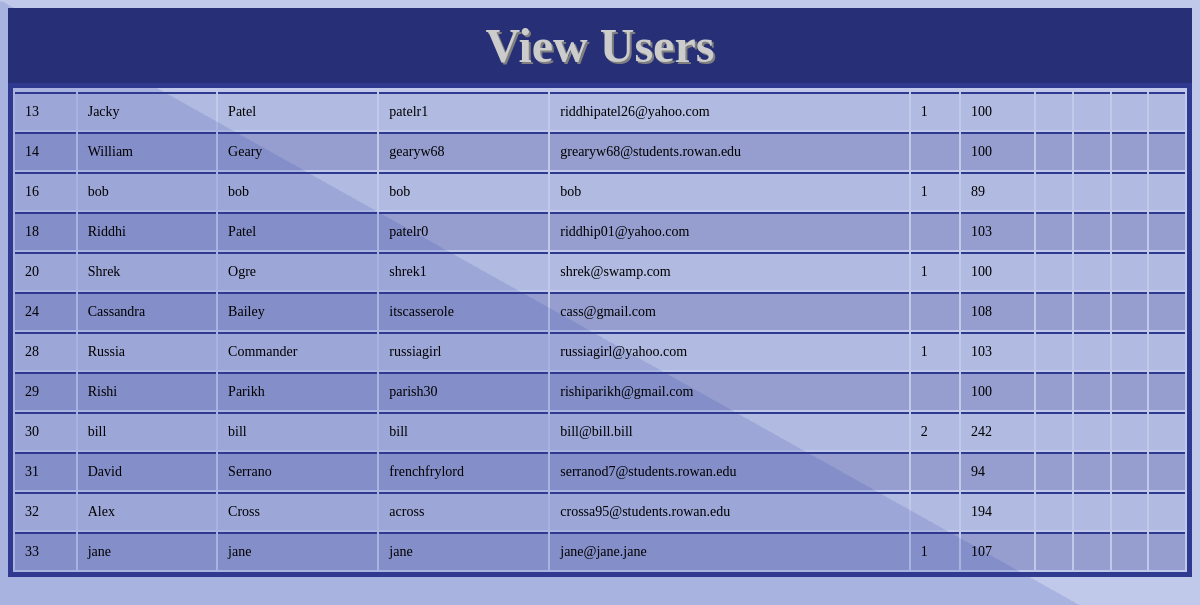
Before: /Views/viewusers.php with the older database file.
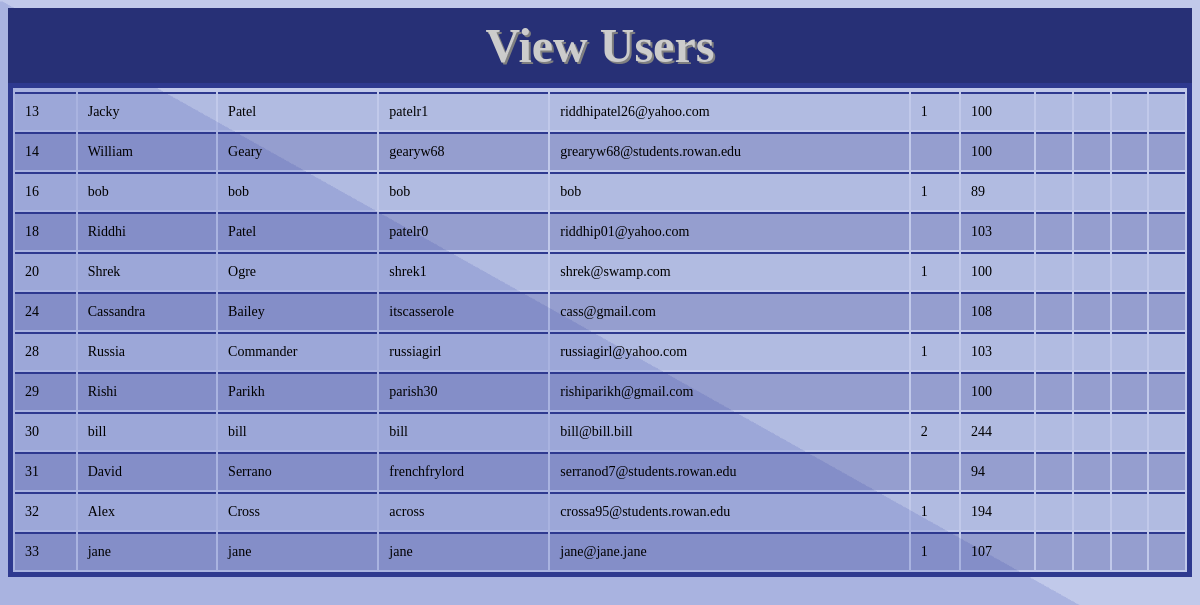
After: the same page with the newer database file.
### tables this page shows
CREATE TABLE IF NOT EXISTS `user` (
  `user_num` int(11) NOT NULL AUTO_INCREMENT,
  `first_name` varchar(30) NOT NULL,
  `last_name` varchar(30) NOT NULL,
  `username` varchar(20) NOT NULL,
  `email` varchar(40) NOT NULL,
  `password` varchar(256) DEFAULT NULL,
  `admin` int(1) DEFAULT NULL,
  `user_points` int(3) NOT NULL DEFAULT '100',
  `last_request` datetime DEFAULT NULL,
  `num_requests` int(2) NOT NULL DEFAULT '0',
  `department_id` int(2) DEFAULT NULL,
  `login_attempts` tinyint(3) UNSIGNED DEFAULT '0',
  PRIMARY KEY (`user_num`),
  UNIQUE KEY `user_num_UNIQUE` (`user_num`),
  UNIQUE KEY `username_unique` (`username`),
  UNIQUE KEY `email_unique` (`email`),
  KEY `fk_department_idx` (`department_id`)
);

### Views/viewusers.php (the view, shortened to what this page needs)
<?php
        $dbh = ConnectDB();
?>
<html>
<head>
   <link rel="stylesheet" type="text/css" href="../Styles/displayTables.css">
</head>
<body class="background" background="../Images/Background.png">
   <div class="header">View Users</div>
   <table>
      <?php
         try{
	    $sql = "SELECT user_num,first_name,last_name,username,email,admin,user_points ";
	    $sql .= "FROM user ";
	    $stmt = $dbh->prepare($sql);
	    $stmt->execute();
	    foreach($stmt->fetchAll() as $user) {
        $row =  " <tr><td>" . $user['user_num'];
        $row .= "</td><td>" . $user['first_name'];
        $row .= "</td><td>" . $user['last_name'];
        $row .= "</td><td>" . $user['username'];
        $row .= "</td><td>" . $user['email'];
        $row .= "</td><td>" . $user['admin'];
        $row .= "</td><td>" . $user['user_points'];
        $row .= "</td><td>";
        $row .= "</td><td>";
        $row .= "</td><td>";
        $row .= "</td><td>";
        $row .= "</td></tr>";
	       echo $row;
               }
            }
	 catch(Exception $e){}
      ?>
   </table>
</body>
</html>

### Styles/displayTables.css (style rules this page uses)
table { width: 100%; border: 5px solid #2e398f; }
td, tr { border-top: 2px solid #2e398f; color: black; text-align: left; padding: 10px; font-size: 14px; }
tr:nth-child(even) { background-color: rgba(46, 57, 143, 0.1); }
tr:nth-child(odd) { background-color: rgba(46, 57, 143, 0.3); }
.background { background-repeat: no-repeat; background-attachment: scroll; background-size: cover; }
.header { font-family: verdana; text-shadow: 2px 2px grey; background: #273076; text-align: center; font-weight: bold; color: #ccc; font-size: 48px; cursor: default; padding: 10px; }

Changed rows visible on the page:
changed user "bill": user_points "242" → "244"
changed user "Alex": admin (not shown) → "1"
